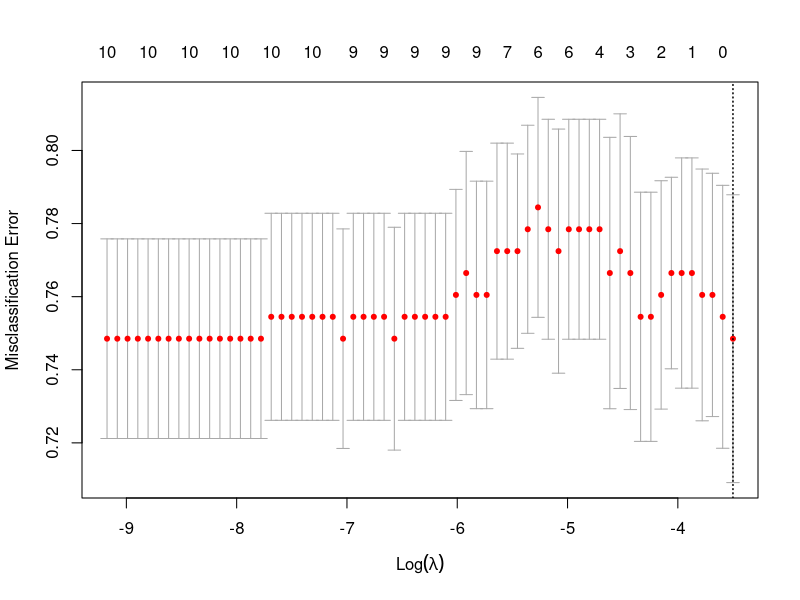

The R script that drew this image:
## ---- chunk 1
# Packages
library(caret)
library(glmnet)
library(dplyr)

## ---- chunk 2
# Read data
SeventyFive_Minutes_Micro <- read.csv("Burning Macro and Micro Data - 75 Minutes - Micro.csv",
                 stringsAsFactors = FALSE)
## ---- chunk 3
# Set outcome
SeventyFive_Minutes_Micro$Tool <- as.factor(SeventyFive_Minutes_Micro$Tool)

# Remove rows with missing data
lasso_data_complete <- na.omit(SeventyFive_Minutes_Micro)

# Check how many rows remain
nrow(lasso_data_complete)
## ---- chunk 4
# Separate outcome and predictors
y <- lasso_data_complete$Tool

x_raw <- lasso_data_complete %>%
  select(-Tool)

# Check near-zero variance variables
nzv_metrics <- nearZeroVar(
  x_raw,
  freqCut = 95/5,
  uniqueCut = 10,
  saveMetrics = TRUE
)

nzv_metrics

# See which variables are flagged
nzv_metrics[nzv_metrics$nzv == TRUE, ]

# Remove near-zero variance predictors
nzv_vars <- rownames(nzv_metrics[nzv_metrics$nzv == TRUE, ])

x_filtered <- x_raw %>%
  select(-all_of(nzv_vars))
## ---- chunk 5
# Dummy-code categorical predictors
dummy_model <- dummyVars(~ ., data = x_filtered, fullRank = TRUE)

x <- predict(dummy_model, newdata = x_filtered)

# Make sure x is a matrix
x <- as.matrix(x)
## ---- chunk 6
set.seed(42)

cv_lasso <- cv.glmnet(
  x = x,
  y = y,
  family = "multinomial",
  alpha = 1,
  type.measure = "class",
  nfolds = 10,
  standardize = FALSE
)

# Plot cross-validation curve
plot(cv_lasso)

# Best lambda
cv_lasso$lambda.min

# More conservative lambda
cv_lasso$lambda.1se
## ---- chunk 7
# Coefficients at lambda.min
coef_min <- coef(cv_lasso, s = "lambda.min")

# Coefficients at lambda.1se
coef_1se <- coef(cv_lasso, s = "lambda.1se")
## ---- chunk 8
# Function to pull non-zero coefficients by class
get_selected_vars <- function(coef_object) {
  selected <- lapply(coef_object, function(class_coef) {
    temp <- as.matrix(class_coef)
    rownames(temp)[temp[, 1] != 0]
  })
  
  selected <- lapply(selected, function(vars) {
    vars[vars != "(Intercept)"]
  })
  
  return(selected)
}

selected_min <- get_selected_vars(coef_min)
selected_1se <- get_selected_vars(coef_1se)

selected_min
selected_1se
## ---- chunk 9
# Classification accuracy for lambda.min and lambda.1se

# Predicted classes for lambda.min
pred_min <- predict(
  cv_lasso,
  newx = x,
  s = "lambda.min",
  type = "class"
)

# Predicted classes for lambda.1se
pred_1se <- predict(
  cv_lasso,
  newx = x,
  s = "lambda.1se",
  type = "class"
)

# Convert predictions to factors with the same levels as your outcome
pred_min <- factor(pred_min[, 1], levels = levels(y))
pred_1se <- factor(pred_1se[, 1], levels = levels(y))

# Calculate classification accuracy
accuracy_min <- mean(pred_min == y)
accuracy_1se <- mean(pred_1se == y)

# Overall accuracy results
accuracy_min
accuracy_1se
## ---- chunk 10
# Function for accuracy by tool type
accuracy_by_tool <- function(actual, predicted) {
  
  results <- data.frame(
    Tool = levels(actual),
    Correct = NA,
    Total = NA,
    Accuracy = NA
  )
  
  for (i in seq_along(levels(actual))) {
    
    tool <- levels(actual)[i]
    
    tool_rows <- actual == tool
    
    results$Correct[i] <- sum(predicted[tool_rows] == actual[tool_rows])
    results$Total[i] <- sum(tool_rows)
    results$Accuracy[i] <- results$Correct[i] / results$Total[i]
  }
  
  return(results)
}
## ---- chunk 11
# Accuracy by tool type for lambda.min
accuracy_min <- accuracy_by_tool(
  actual = y,
  predicted = pred_min
)

accuracy_min

# Accuracy by tool type for lambda.1se
accuracy_1se <- accuracy_by_tool(
  actual = y,
  predicted = pred_1se
)

accuracy_1se
## ---- chunk 12
# Confusion matrix for lambda.min
confusionMatrix(
  data = pred_min,
  reference = y
)

# Confusion matrix for lambda.1se
confusionMatrix(
  data = pred_1se,
  reference = y
)
